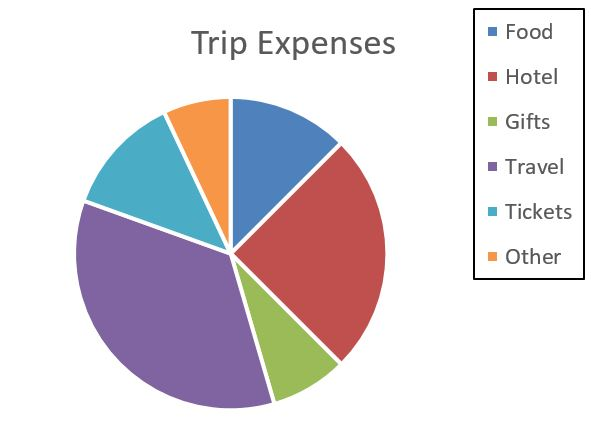
%> input picture Case 1/2.JPG, 591 x 435 px
$ octave Untitled2.m   (GNU Octave 9; MATLAB toolbox functions it lacks are replaced by stand-ins)
%> lines starting %> are read from the running program, lines starting %| are printed output that depends on the picture; in (x1, y1, x2, y2) boxes, pixels count from 0 and x2, y2 are one past the last pixel; in counts of white or black regions, pixels touching at a corner belong together; the program's own positions count from 1
I = imread('2.jpg');
%> I is the input picture: size 435x591x3 uint8; mean R, G, B 219.6, 212.9, 218.1
figure;imshow(I);
gray=rgb2gray(I);
BW = edge(gray,'canny');
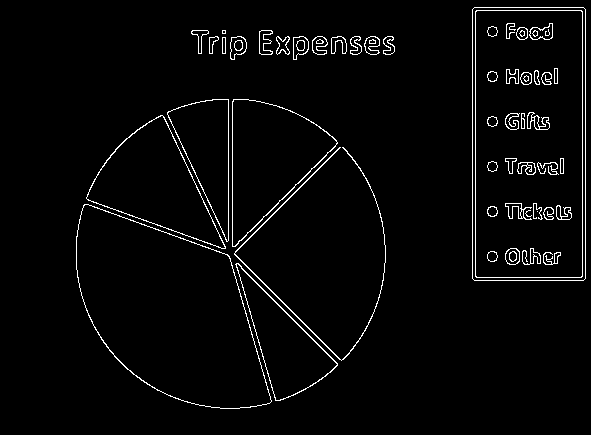
%> BW: size 435x591 logical; 2.9% white in thin lines or dots, all inside (x1, y1, x2, y2) = (76, 7, 586, 409)
se = strel('square', 5);
BW = imdilate(BW,se);
%> BW: size 435x591 logical; 12.9% white; 16 white regions, largest, box (x1, y1, x2, y2) and area: (74, 97, 388, 411) 15286, (470, 5, 588, 283) 6072, (257, 28, 397, 62) 3131
BW = ~BW;
[L, num] = bwlabel(BW);
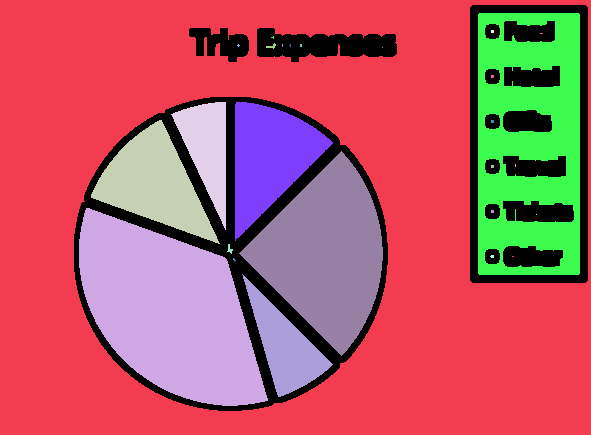
%> L: size 435x591 double; 28 distinct labels, from 0 to 27; one colour per label, 0 black
%> num = 27


RGB = label2rgb(L);
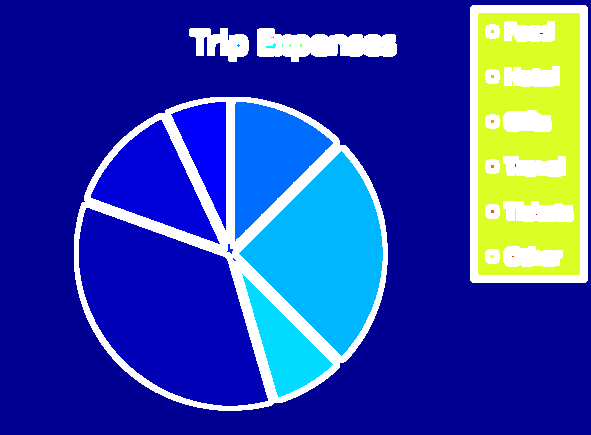
%> RGB: size 435x591x3 uint8; mean R, G, B 49.4, 70.4, 170.6

[h, w, ~] = size(I);
%> h = 435; w = 591
smallRatio = h*w*0.002;
%> smallRatio = 514.2
for i=2:num
    x = uint8(L==i);
    f = sum(sum(x==1));
    if(f < smallRatio)
        continue;
    end
    d = zeros(size(I));
    d(:,:,1) = uint8(x).*I(:,:,1);
    d(:,:,2) = uint8(x).*I(:,:,2);
    d(:,:,3) = uint8(x).*I(:,:,3);
    q=~imbinarize(rgb2gray(d));
    q = label2rgb(q);

    figure,imshow(uint8(d));

end
%> this loop made 26 passes
%> f on passes 1 to 12: 23683, 7420, 3650, 28, 5, 7570, 5, 16282, 4152, 26, 5, 3
%> pass 1, `x = uint8(L==i);`:
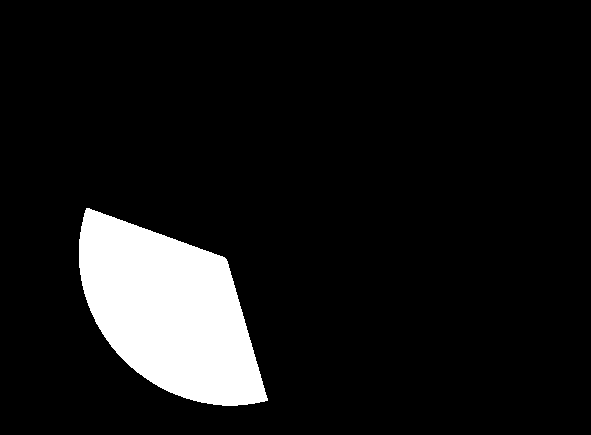
%> x: size 435x591 uint8; values 0 (black) and 1 (white), 9.2% white; 1 white region, box (x1, y1, x2, y2) and area: (79, 208, 268, 406) 23683
%> pass 1, `q = label2rgb(q);`:
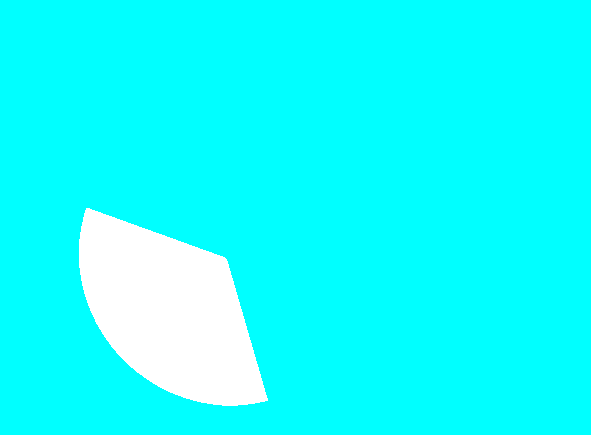
%> q: size 435x591x3 uint8; mean R, G, B 23.5, 255, 255
%> pass 1, `imshow(uint8(d))`:
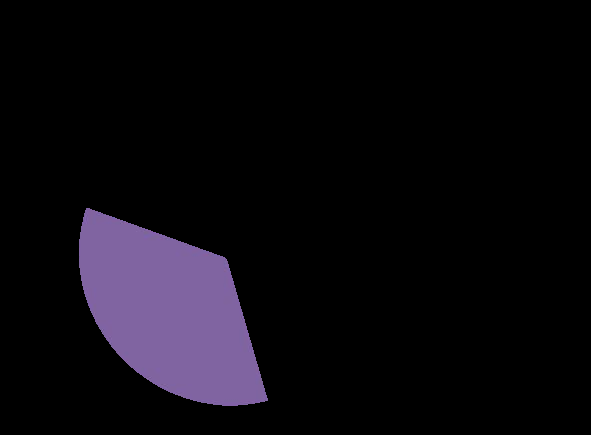
%> displayed picture: size 435x591x3, on the screen's scale of 0 to 255; mean R, G, B 11.8, 9.2, 14.8
%> after the loop:
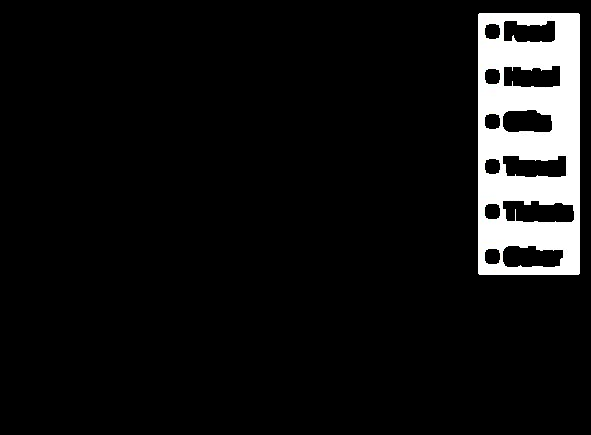
%> d: size 435x591x3 double; mean R, G, B 19.1, 19.1, 19.1
